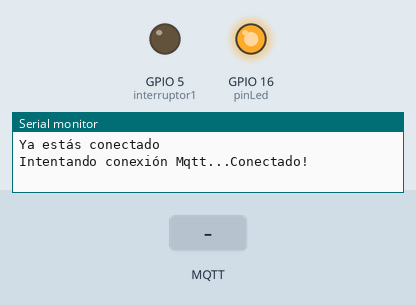
Bench run of a sketch on a simulated ESP8266 (NodeMCU). Shown: output pins drawn as LEDs (lit = HIGH), the last lines printed to the serial monitor. The test bench sets the inputs (shaded band). WiFi joins after 1.5 s; servers stay silent unless stated; random numbers use the default seed unless the sketch sets one; no MQTT or app messages arrive unless stated.

Above: at 2.7 s.
2.8 s: MQTT message "ON" arrives on the first subscribed topic
At 3.3 s:
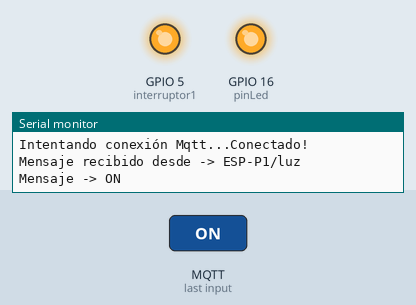
4.3 s: MQTT message "OFF" arrives on the first subscribed topic
At 5.7 s:
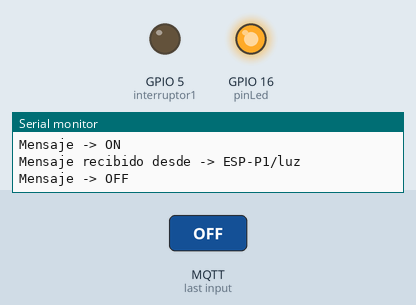
Timing chart, 0 to 7.3 s (numbered marks = the images above; inputs shaded):
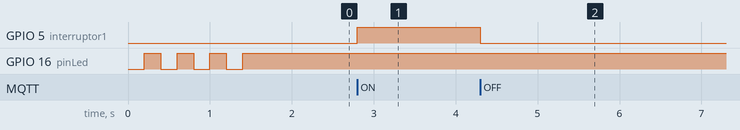

Measured:
- after the input at 2.8 s, GPIO 5 (interruptor1): LOW → HIGH at once
- after the input at 4.3 s, GPIO 5 (interruptor1): HIGH → LOW at once

The sketch:

Hola_SkyThings.ino
```cpp
#include <ESP8266WiFi.h>
#include <DNSServer.h>
#include <ESP8266WebServer.h >
#include <WiFiManager.h>
#include <Ticker.h>
#include <PubSubClient.h>
#include <SoftwareSerial.h>
// Instancia a la clase Ticker
Ticker ticker;

// Pin estado de conexion
byte pinLed = 16;
// Interruptores

int interruptor1 = 5;

void parpadeoLed(){
  // Cambiar de estado el interruptor1
  byte estado = digitalRead(pinLed);
  digitalWrite(pinLed, !estado);
}

SoftwareSerial ss (15,4);

const char *mqtt_server = "ieiot.com.mx";
const int mqtt_port = 1883;
const char *mqtt_user = "holaskythings@hotmail.com";
const char *mqtt_pass = "holasky";

WiFiClient espClient;
PubSubClient client(espClient);

long lastMsg = 0;
char msg[25];

long tsend = 0;
long ttsend = 10000;
//*****************************
//*** DECLARACION FUNCIONES ***
//*****************************

void callback(char* topic, byte* payload, unsigned int length);
void reconnect();

void setup() {
  Serial.begin(115200);
  tsend=millis();
  pinMode(pinLed, OUTPUT);
  pinMode(interruptor1, OUTPUT);


   // Empezamos el temporizador que hará parpadear el interruptor1
  ticker.attach(0.2, parpadeoLed);
 // Creamos una instancia de la clase WiFiManager
  WiFiManager wifiManager;

  // Descomentar para resetear configuración
  wifiManager.resetSettings();

  // Cremos AP y portal cautivo y comprobamos si
  // se establece la conexión
  if(!wifiManager.autoConnect("Multicontacto IoT")){
    Serial.println("Fallo en la conexión (timeout)");
    ESP.reset();
    delay(1000);
  }

  Serial.println("Ya estás conectado");

  // Eliminamos el temporizador
  ticker.detach();

  // Apagamos el Led
  digitalWrite(pinLed, HIGH);

  Serial.begin(115200);
  randomSeed(micros());

  client.setServer(mqtt_server, mqtt_port);
  client.setCallback(callback);
}

void loop() {

  if (!client.connected()) {
    reconnect();
  }
client.loop();

}

//*****************************
//***       CALLBACK        ***
//*****************************

void callback(char* topic, byte* payload, unsigned int length){
  String incoming = "";
  Serial.print("Mensaje recibido desde -> ");
  Serial.print(topic);
  Serial.println("");
  for (int i = 0; i < length; i++) {
    incoming += (char)payload[i];
  }
  incoming.trim();
  Serial.println("Mensaje -> " + incoming);

  if ( incoming == "ON") {


    digitalWrite(interruptor1, HIGH);

  }

  if ( incoming == "OFF") {


    digitalWrite(interruptor1, LOW);

  }

}

void reconnect() {

  while (!client.connected()) {
    Serial.print("Intentando conexión Mqtt...");
    // Creamos un cliente ID
    String clientId = "Hola sky things";
    clientId += String(random(0xffff), HEX);
    // Intentamos conectar
    if (client.connect(clientId.c_str(),mqtt_user,mqtt_pass)) {
      Serial.println("Conectado!");
      // Nos suscribimos
      client.subscribe("ESP-P1/luz");

    } else {
      Serial.print("falló :( con error -> ");
      Serial.print(client.state());
      Serial.println(" Intentamos de nuevo en 5 segundos");

      delay(500);
    }
  }
}
```
